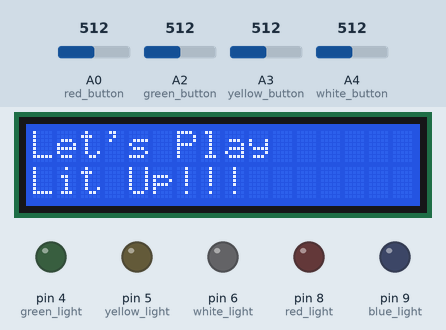
The sketch below on a simulated Arduino Leonardo, built with avr-gcc and run on an emulated ATmega32U4. Parts: 16×2 character LCD, output pins drawn as LEDs (lit = HIGH). The inputs (shaded band) are chosen by the test bench; at power-on: A0 (red_button) = 512, A2 (green_button) = 512, A3 (yellow_button) = 512, A4 (white_button) = 512. Random numbers use the default seed unless the sketch sets one.

Above: at 0.1 s.
At 5.1 s:
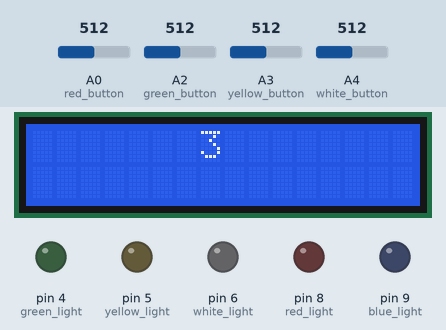
At 17.5 s:
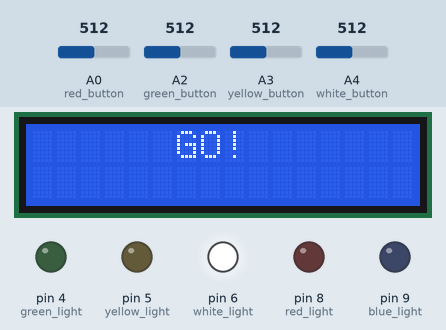
At 21.3 s:
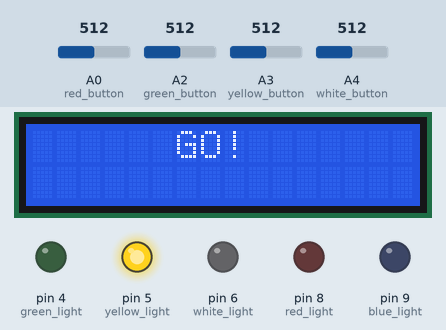
At 29.1 s:
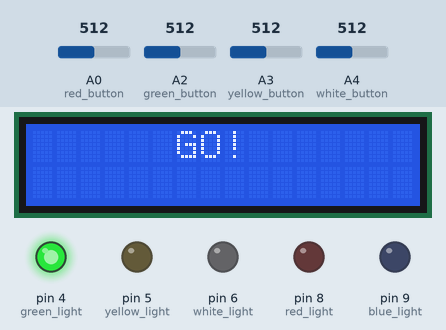
At 37.2 s:
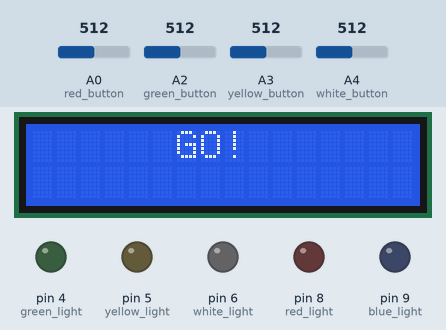
Timing chart, 0 to 40.0 s (numbered marks = the images above):
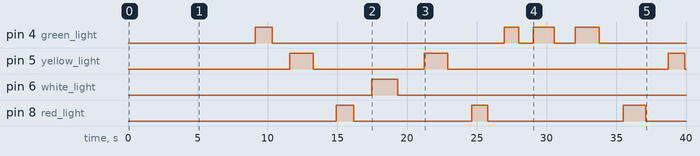

Measured:
- by itself, pin 4 (green_light): LOW → HIGH at 9.1 s, → LOW 1.2 s later, → HIGH 16.6 s later, → LOW 1.0 s later, … (8 changes in this stretch)
- by itself, pin 5 (yellow_light): goes HIGH 1.7 s, LOW 8.0 s, HIGH 1.7 s, LOW 15.8 s, HIGH 1.2 s, then LOW
- by itself, pin 6 (white_light): LOW → HIGH at 17.5 s, → LOW 1.9 s later
- by itself, pin 8 (red_light): goes HIGH 1.3 s, LOW 8.4 s, HIGH 1.2 s, LOW 9.7 s, HIGH 1.6 s, then LOW
- what the display in image 1 shows lasts 1.0 s, from 5.1 s to 6.1 s

The sketch:

ReactionGame.ino
```cpp
/* *********LIT UP!************
 ****  REACTION TIME GAME  ****
    Created by Holly Bedard
    Student #200443133
    For COMP 1045
    Submitted:  Dec 11, 2019 */

//Setting pin locations on Arduino Leonardo using constant int variables that won't change during program:
//Buttons are analog and lights are digital due to space constraints on Arduino board.

const int red_light =  8; // the number of the RED LED pin
const int red_button =   A0;  //the number of the RED BUTTON pin
const int blue_light =  9; // the number of the BLUE LED pin
const int blue_button =   A1;  //the number of the BLUE BUTTON pin
const int white_light =  6; // the number of the WHITE LED pin
const int white_button =   A4;  //the number of the WHITE BUTTON pin
const int green_light =  4; // the number of the GREEN LED pin
const int green_button =   A2;  //the number of the GREEN BUTTON pin
const int yellow_light =  5; // the number of the YELLOW LED pin
const int yellow_button =   A3;  //the number of the YELLOW BUTTON pin

//declare/initialize other variables and arrays :
int score = 0;  //sets the score to start at 0
int light[] = {red_light, blue_light, green_light, yellow_light, white_light};    //array with all the possible light selections
int button[] = {red_button, blue_button, green_button, yellow_button, white_button};   //array with all the possible button selections, indexed to match the corresponding light array

//Load libraries
#include <Wire.h>
#include <LCD.h>
#include <LiquidCrystal_I2C.h>

//Define address for the Serial LCD display.
#define I2C_ADDR  0x27  //If 0x3f doesn't work change this to 0x27
#define BACKLIGHT_PIN  3

//Initialise the Serial LCD.
LiquidCrystal_I2C lcd(I2C_ADDR, 2, 1, 0, 4, 5, 6, 7); //These pin numbers are hard coded in on the serial backpack board.

void setup() {
  // set the button pins as input, and the led pins as output:
  pinMode(red_button, INPUT);
  pinMode(red_light, OUTPUT);
  pinMode(blue_button, INPUT);
  pinMode(blue_light, OUTPUT);
  pinMode(green_button, INPUT);
  pinMode(green_light, OUTPUT);
  pinMode(yellow_button, INPUT);
  pinMode(yellow_light, OUTPUT);
  pinMode(white_button, INPUT);
  pinMode(white_light, OUTPUT);

  //set up the lcd screen for start of game:
  lcd.begin (16, 2);    //Initalize the LCD.
  lcd.setBacklightPin(3, POSITIVE); //Setup the backlight.
  lcd.setBacklight(HIGH); //Switch on the backlight.
  lcd.clear();  //clear the LCD
  lcd.setCursor(0, 0);  //goto first column and first line (0,0)
  lcd.print("Let's Play");     //Print at cursor Location
  lcd.setCursor(0, 1);  //goto first column and second line (0,1)
  lcd.print("Lit Up!!!");   //Print at cursor Location
  delay(5000);  //Hold at start screen for 5 seconds
}

void loop() {  //main loop for game
  score = 0;       //starts score at 0, clearing any previous score.
  selectGame();  //starts game countdown and timer, then plays game.
  endGame();     //end of game display and exit
}


void selectGame() {  //this is the beginning of the game.  It counts down, then plays game for 30 seconds.
  lcd.clear();          //clear screen
  lcd.setCursor(7, 0);  //goto 8th column and first line (7,0)
  lcd.print("3");     //Start countdown, Print at cursor Location
  delay(1000);        //wait 1 sec
  lcd.clear();
  lcd.setCursor(7, 0);
  lcd.print("2");
  delay(1000);
  lcd.clear();
  lcd.setCursor(7, 0);
  lcd.print("1");
  delay(1000);
  lcd.clear();
  lcd.setCursor(6, 0);  //goto 7th column and first line (6,0)
  lcd.print("GO!");     //Print at cursor Location
  delay(1000);

  uint32_t gameEnd = 30000;  //This is the length of the game in milliseconds (30sec).
  //Uses an unsigned 32 bit int type to store the game time value because when using millis to define time an int variable isn't big enough

  for ( uint32_t gameStart = millis();  (millis() - gameStart) < gameEnd;  ) {    // This 'for' statement was adapted from code found at https://arduino.stackexchange.com/questions/22272/how-do-i-run-a-loop-for-a-specific-amount-of-time/22278
    playGame();                                                            //this loop measures how long the game has been playing by comparing the current time the programs been running (millis) to the game start time (millis recorded at start of game).
  }                                                                        //If the difference between current time and the start of game is less than the time period alloted for game play (gameend = 30s), the loop executes, until time period runs out.
}


void playGame() {   //This is the game sequence.
  int const random_index = random(0, 5);  //chooses a random index number to allow a matching random light and button to be selected from the arrays
  int const random_delay = random(1000, 2000);  //chooses a random delay between 1 and 2 seconds for the time the light will be turned on

  digitalWrite(light[random_index], HIGH);   //turns on a random light
  uint32_t lightStart = millis();  //this is the current amount of time the program has been running
  uint32_t lightEnd = lightStart + random_delay;  // sets the random on-time a light will be displayed for and available to hit to score a point

  while ((millis()) < lightEnd) {   //While the current time is less than the random time alloted before the light turns off, do this:
    if (digitalRead(light[random_index]) == HIGH && analogRead(button[random_index]) == 0 ) {  //if the corresponding button is pressed while the light is on,
      digitalWrite(light[random_index], LOW);                                                     //turn off the light
      score++;                                                                                    //increase the score by 1
      updateScore();                                                                              // update the score on the lcd screen
      return;                                                                                     //return to where this playGame function was called in the previous function (selectGame)
    }
  }

  digitalWrite(light[random_index], LOW);  //turns the light off
  delay(random_delay);   //waits a random amount of time before displaying the next light
}


void updateScore() {    //this prints the new score to the lcd screen each time a button is correctly pressed while a light is on
  lcd.clear();  //clear the lcd screen
  lcd.setCursor(0, 0);  //goto first column and first line (0,0)
  lcd.print(String("Score = ") + String(score));   //Print at cursor Location
}


void endGame() {   //this is what happens at the end of the game
  lcd.clear();
  lcd.setCursor(0, 0);  //goto first column  and first line (0,0)
  lcd.print("Game Over!");     //Print at cursor Location
  lcd.setCursor(0, 1);  //goto first column and 2nd line (0,1)
  lcd.print(String("Final Score: ") + String(score));   //Print at cursor Location
  delay(8000);  //wait 8 seconds
  lcd.clear(); //clear screen
  lcd.setCursor(0, 0);  //goto first column  and first line (0,0)
  lcd.print("Next Game?");     //Print at cursor Location
  lcd.setCursor(0, 1);  //goto first column and 2nd line (0,1)
  lcd.print("Starts in 5 sec");     //Print at cursor Location
  delay(5000);  //wait 5 seconds until game loops back to start
}
```
